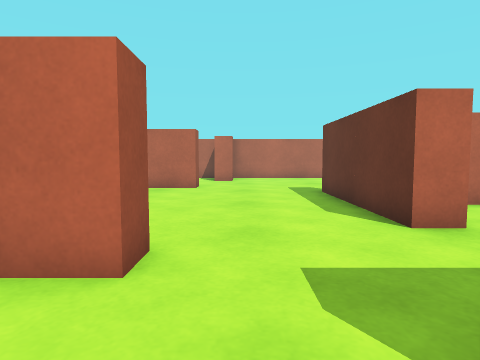
View 1 (above)

19 first-person views from a walk through a 3-D level made in the Unity game engine. The camera is 0.51 m above the floor, tilts 4° down and sees 75° across. The floor is counted in squares, 0.5 m on a side. Each view is taken from the middle of a square. On the plan, view 1 faces up. The plan holds only what a view shows up to about 12 squares ahead; the rest is blank.

View 2
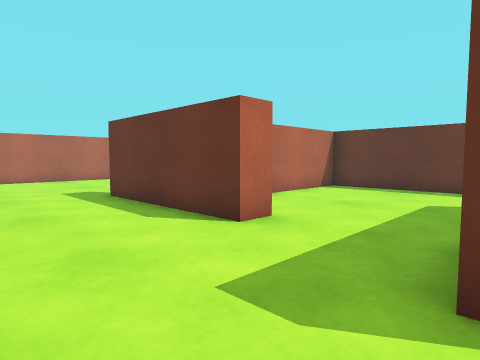

View 3
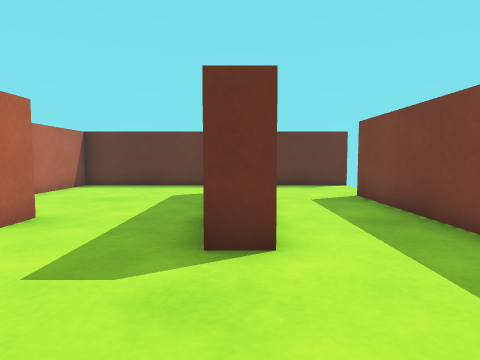

View 4
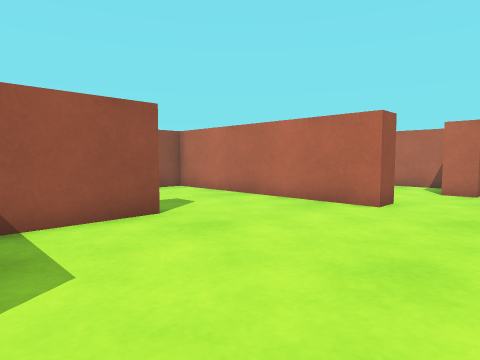

View 5
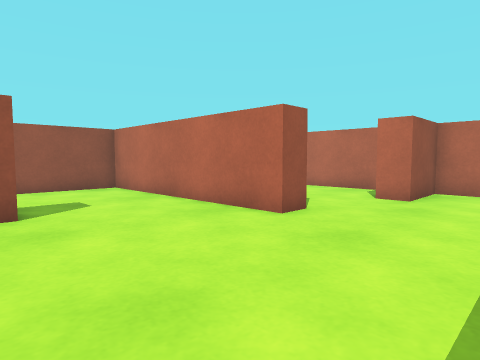

View 6
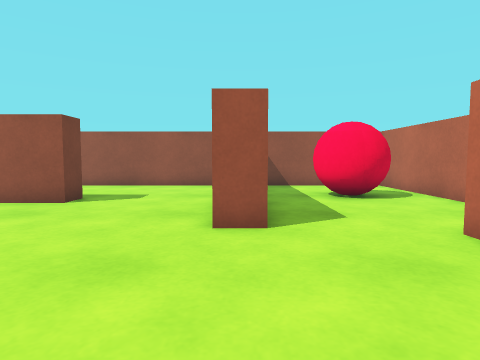

View 7
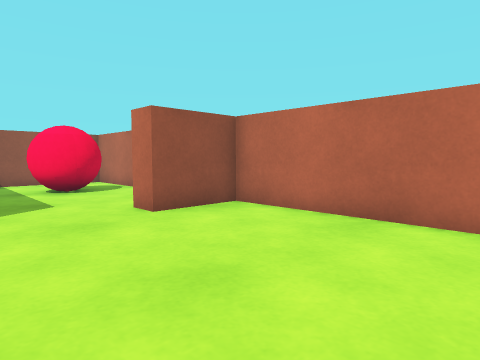

View 8
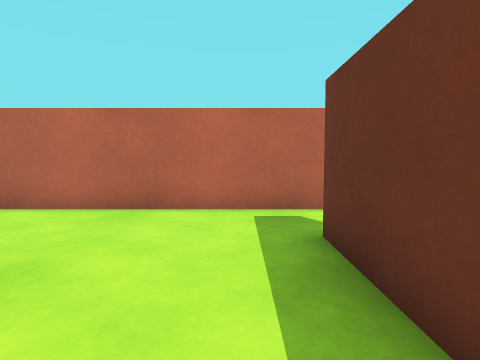

View 9
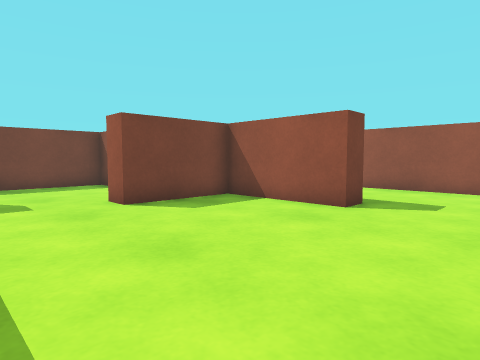

View 10
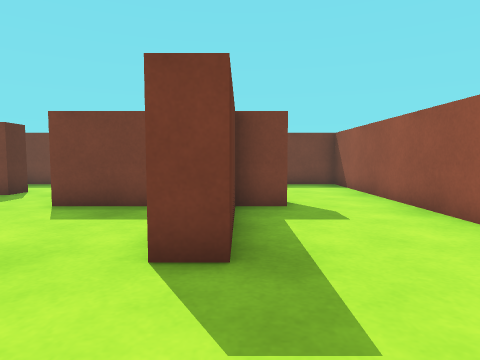

View 11
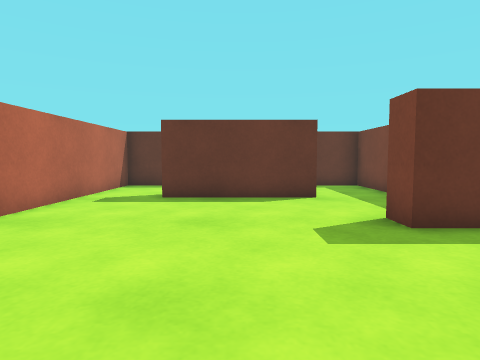

View 12
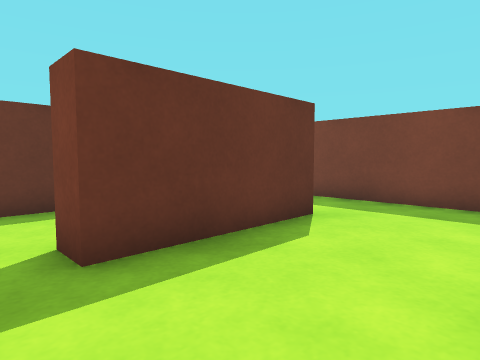

View 13
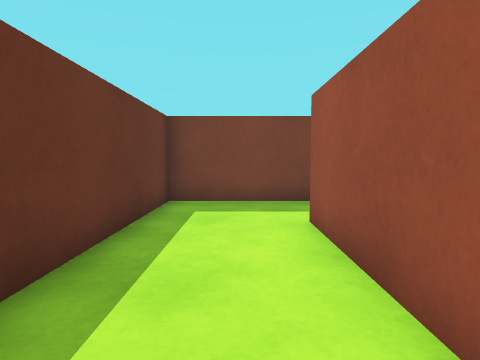

View 14
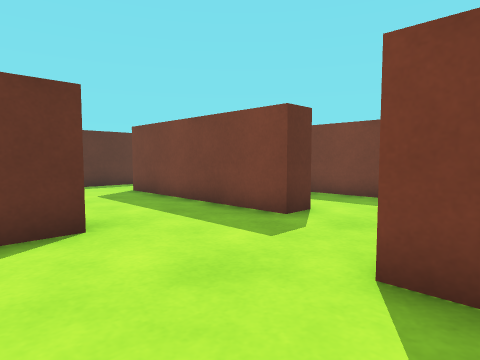

View 15
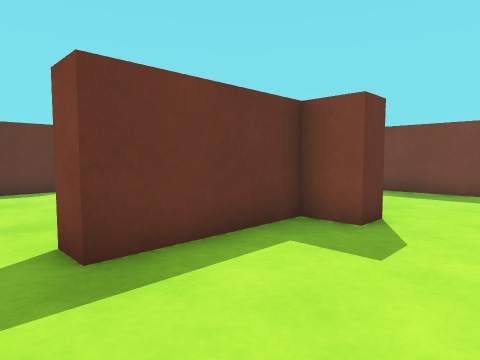

View 16
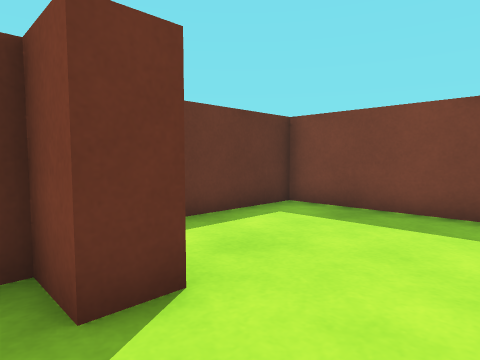

View 17
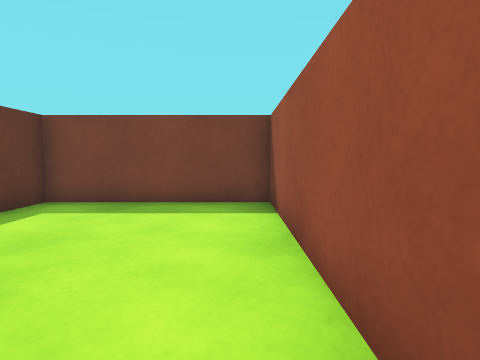

View 18
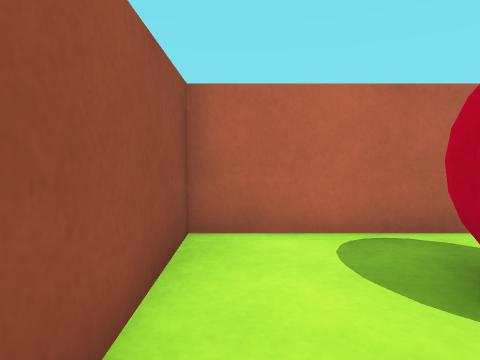

View 19
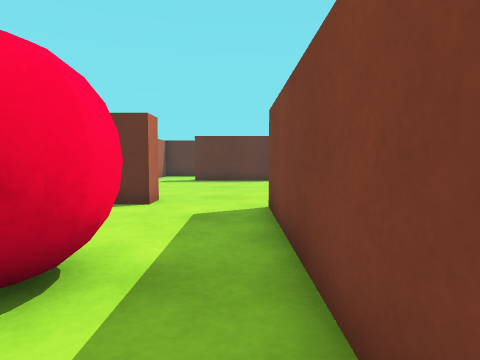

### Floor plan
Ten units are one square. View 1 is at (0, 0); x grows to the right and y downward. Boxes are objects, and circles mark ways between rooms. Rooms are numbered by the first view taken in them; rooms with no view inside come last. Other rooms are left out.
<svg viewBox="-92 -167 194 203">
<path fill="none" stroke="#000" d="M34 -45 25 -45 25 -95 34 -95M39 -76 56 -76M14 -5 14 -14 75 -14M-15 -114 -15 -106 -87 -106 -87 -15M61 -100 61 -140M-60 -25 -60 -34 -49 -34 -49 -70 -41 -70 -41 -34 -10 -34 -10 -26 -21 -26M-27 22 65 22M54 -162 -3 -162 -3 -140M97 31 97 -68 49 -68M-72 -114 -15 -114M-15 -162 -87 -162 -87 -120M-3 -140 -11 -140 -11 -148M69 -136 69 -100M61 -140 70 -140M56 -76 97 -76 97 -162 54 -162M-87 -15 -87 22 -35 22 -35 -9"/>
<rect x="-65" y="-155" width="20" height="30" fill="#bbb"><title>ball</title></rect>
<circle cx="-15" cy="-125" r="3" fill="#2a7"/>
<circle cx="65" cy="-150" r="3" fill="#2a7"/>
<circle cx="65" cy="-85" r="3" fill="#2a7"/>
<circle cx="-75" cy="-25" r="3" fill="#2a7"/>
<text x="10" y="-60">1</text>
<text x="-50" y="-130">2</text>
<text x="80" y="-110">3</text>
<text x="-60" y="0">4</text>
</svg>
Room 1 opens to room 2. Room 1 opens to room 3. Room 1 opens to room 4.

Where each view was taken, in squares from view 1:
view 1: 0 up, 0 right, facing up
view 2: 1 up, 1 left, facing up-right
view 3: 1 up, 2 left, facing right
view 4: 4 up, 1 right, facing up-left
view 5: 6 up, 2 right, facing up-left
view 6: 11 up, 3 right, facing left
view 7: 11 up, 5 right, facing up-left
view 8: 10 up, 5 right, facing up
view 9: 10 up, 2 right, facing down-left
view 10: 10 up, 5 left, facing down
view 11: 12 up, 2 left, facing right
view 12: 15 up, 3 right, facing down-right
view 13: 15 up, 8 right, facing down
view 14: 6 up, 2 left, facing down-right
view 15: 8 up, 8 left, facing down-right
view 16: 4 up, 8 left, facing down-right
view 17: 5 up, 8 left, facing down
view 18: 12 up, 8 left, facing up
view 19: 12 up, 8 left, facing right
